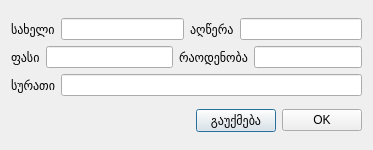
<?xml version="1.0" encoding="UTF-8"?>
<ui version="4.0">
 <class>AddMed</class>
 <widget class="QDialog" name="AddMed">
  <property name="geometry">
   <rect>
    <x>0</x>
    <y>0</y>
    <width>373</width>
    <height>150</height>
   </rect>
  </property>
  <property name="windowTitle">
   <string>დამატება</string>
  </property>
  <layout class="QHBoxLayout" name="horizontalLayout_9">
   <item>
    <layout class="QVBoxLayout" name="verticalLayout_2">
     <item>
      <layout class="QVBoxLayout" name="verticalLayout">
       <item>
        <layout class="QHBoxLayout" name="horizontalLayout_5">
         <item>
          <layout class="QHBoxLayout" name="horizontalLayout">
           <item>
            <widget class="QLabel" name="label">
             <property name="text">
              <string>სახელი</string>
             </property>
            </widget>
           </item>
           <item>
            <widget class="QLineEdit" name="lineEdit"/>
           </item>
          </layout>
         </item>
         <item>
          <layout class="QHBoxLayout" name="horizontalLayout_3">
           <item>
            <widget class="QLabel" name="label_3">
             <property name="text">
              <string>აღწერა</string>
             </property>
            </widget>
           </item>
           <item>
            <widget class="QLineEdit" name="lineEdit_2"/>
           </item>
          </layout>
         </item>
        </layout>
       </item>
       <item>
        <layout class="QHBoxLayout" name="horizontalLayout_6">
         <item>
          <layout class="QHBoxLayout" name="horizontalLayout_2">
           <item>
            <widget class="QLabel" name="label_2">
             <property name="text">
              <string>ფასი</string>
             </property>
            </widget>
           </item>
           <item>
            <widget class="QLineEdit" name="lineEdit_3"/>
           </item>
          </layout>
         </item>
         <item>
          <layout class="QHBoxLayout" name="horizontalLayout_4">
           <item>
            <widget class="QLabel" name="label_4">
             <property name="text">
              <string>რაოდენობა</string>
             </property>
            </widget>
           </item>
           <item>
            <widget class="QLineEdit" name="lineEdit_4"/>
           </item>
          </layout>
         </item>
        </layout>
       </item>
       <item>
        <layout class="QHBoxLayout" name="horizontalLayout_7">
         <item>
          <widget class="QLabel" name="label_5">
           <property name="text">
            <string>სურათი</string>
           </property>
          </widget>
         </item>
         <item>
          <widget class="QLineEdit" name="lineEdit_5"/>
         </item>
        </layout>
       </item>
      </layout>
     </item>
     <item>
      <layout class="QHBoxLayout" name="horizontalLayout_8">
       <item>
        <spacer name="horizontalSpacer">
         <property name="orientation">
          <enum>Qt::Horizontal</enum>
         </property>
         <property name="sizeHint" stdset="0">
          <size>
           <width>40</width>
           <height>20</height>
          </size>
         </property>
        </spacer>
       </item>
       <item>
        <widget class="QPushButton" name="pushButton_2">
         <property name="text">
          <string>გაუქმება</string>
         </property>
        </widget>
       </item>
       <item>
        <widget class="QPushButton" name="pushButton">
         <property name="text">
          <string>OK</string>
         </property>
        </widget>
       </item>
      </layout>
     </item>
    </layout>
   </item>
  </layout>
 </widget>
 <tabstops>
  <tabstop>lineEdit</tabstop>
  <tabstop>lineEdit_2</tabstop>
  <tabstop>lineEdit_3</tabstop>
  <tabstop>lineEdit_4</tabstop>
  <tabstop>lineEdit_5</tabstop>
  <tabstop>pushButton_2</tabstop>
  <tabstop>pushButton</tabstop>
 </tabstops>
 <resources/>
 <connections>
  <connection>
   <sender>pushButton_2</sender>
   <signal>clicked()</signal>
   <receiver>AddMed</receiver>
   <slot>close()</slot>
   <hints>
    <hint type="sourcelabel">
     <x>226</x>
     <y>124</y>
    </hint>
    <hint type="destinationlabel">
     <x>118</x>
     <y>110</y>
    </hint>
   </hints>
  </connection>
  <connection>
   <sender>lineEdit_5</sender>
   <signal>returnPressed()</signal>
   <receiver>pushButton</receiver>
   <slot>click()</slot>
   <hints>
    <hint type="sourcelabel">
     <x>296</x>
     <y>88</y>
    </hint>
    <hint type="destinationlabel">
     <x>324</x>
     <y>123</y>
    </hint>
   </hints>
  </connection>
  <connection>
   <sender>lineEdit_3</sender>
   <signal>returnPressed()</signal>
   <receiver>pushButton</receiver>
   <slot>click()</slot>
   <hints>
    <hint type="sourcelabel">
     <x>100</x>
     <y>59</y>
    </hint>
    <hint type="destinationlabel">
     <x>292</x>
     <y>124</y>
    </hint>
   </hints>
  </connection>
  <connection>
   <sender>lineEdit_4</sender>
   <signal>returnPressed()</signal>
   <receiver>pushButton</receiver>
   <slot>click()</slot>
   <hints>
    <hint type="sourcelabel">
     <x>285</x>
     <y>59</y>
    </hint>
    <hint type="destinationlabel">
     <x>356</x>
     <y>117</y>
    </hint>
   </hints>
  </connection>
  <connection>
   <sender>lineEdit_2</sender>
   <signal>returnPressed()</signal>
   <receiver>pushButton</receiver>
   <slot>click()</slot>
   <hints>
    <hint type="sourcelabel">
     <x>296</x>
     <y>29</y>
    </hint>
    <hint type="destinationlabel">
     <x>335</x>
     <y>117</y>
    </hint>
   </hints>
  </connection>
  <connection>
   <sender>lineEdit</sender>
   <signal>returnPressed()</signal>
   <receiver>pushButton</receiver>
   <slot>click()</slot>
   <hints>
    <hint type="sourcelabel">
     <x>179</x>
     <y>21</y>
    </hint>
    <hint type="destinationlabel">
     <x>297</x>
     <y>119</y>
    </hint>
   </hints>
  </connection>
 </connections>
</ui>
